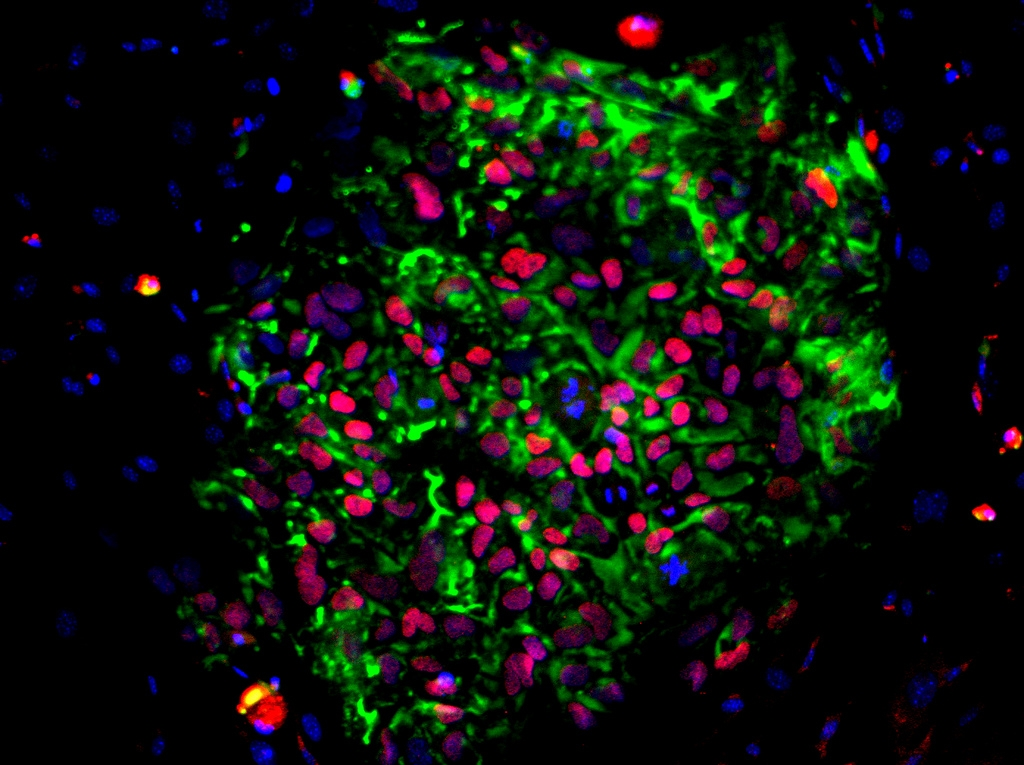
//> input picture magick/images/cells.jpg, 1024 x 765 px, given in place of test.avi, which was not available
$ ./main   (built with g++ and OpenCV 4)
//> lines starting //> are read from the running program, lines starting //| are printed output that depends on the picture; pictures that were not available may be replaced by others from this repository, and a replacement may not be noted
#include <opencv2/opencv.hpp>
#include <iostream>

#include <ctime>
#include <cstdio>
#include <cstdlib>

using namespace cv;

unsigned int randInt(int max) {
  return (std::rand() % max);
}

int randInt(int min, int max) {
  return (std::rand() % (max - min + 1)) + min;
}

struct stroke {
  int xp;
  int yp;
  int vx;
  int vy;
  int radius;

  stroke(unsigned int rows, unsigned int cols, unsigned int minRadius, unsigned int maxRadius)
  : xp(randInt(rows)), yp(randInt(cols)), vx(0), vy(0), radius(randInt(minRadius, maxRadius)) { }

  template <typename Image>
  // [23 lines left out: function getAvg, not called in this run]

  template <typename Image>
  // [21 lines left out: functions setAvg, shift, not called in this run]
};

// [7 lines left out: function initStrokes, not called in this run]

template <typename Image>
// [13 lines left out: function blur, not called in this run]

template <typename Image>
// [8 lines left out: function clearChannel, not called in this run]

template <typename Image>
void modChannel(Image& img, unsigned int channel, unsigned int colors) {
  unsigned int range = 256 / colors;
  MatIterator_<Vec3b> itr = img.template begin<Vec3b>();
  while (itr != img.template end<Vec3b>()) {
    Vec3b& pixel = *itr;
    pixel[channel] -= (pixel[channel] % range);
    ++itr;
  }
}

template <typename Image>
// [9 lines left out: function modChannel2, not called in this run]

void renderLoop(VideoCapture& cap);

void vidCap(const std::string& file) {
  VideoCapture cap(file.c_str());
  if (!cap.isOpened())
    return;

  renderLoop(cap);
}

// [7 lines left out: function vidCap, not called in this run]


void renderLoop(VideoCapture& cap) {
  Mat edges;
  namedWindow("edges",CV_WINDOW_KEEPRATIO);
  for(;;)
  {
    Mat frame;
    cap >> frame; // get a new frame from camera
//> frame is the input picture: 765 rows x 1024 cols, CV_8UC3; mean B, G, R 11, 20.6, 13.4

    unsigned int colors = 6;
    modChannel(frame, 0, colors);
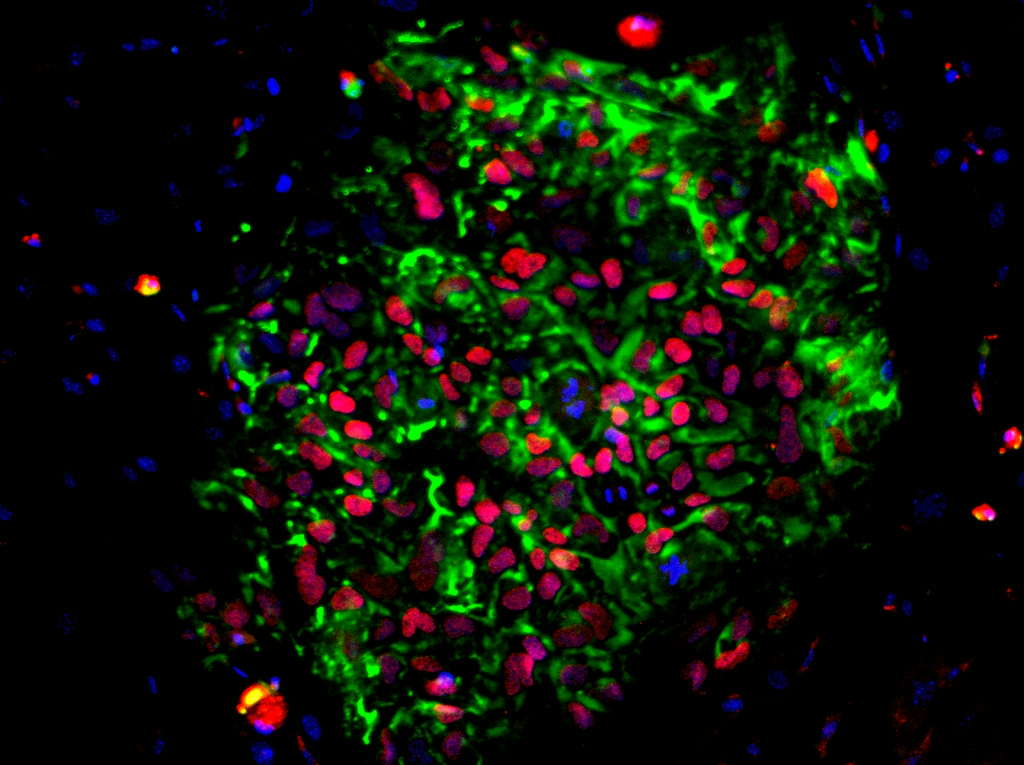
//> frame: 765 rows x 1024 cols, CV_8UC3; mean B, G, R 6.5, 20.6, 13.4
    modChannel(frame, 1, colors);
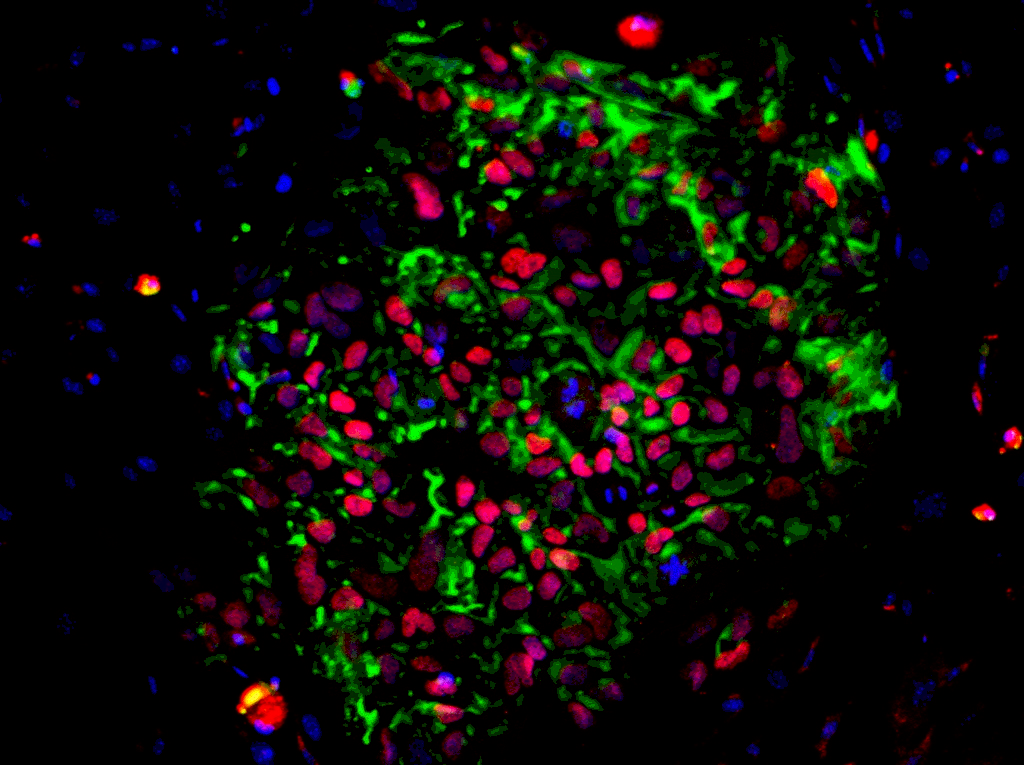
//> frame: 765 rows x 1024 cols, CV_8UC3; mean B, G, R 6.5, 13.8, 13.4
    modChannel(frame, 2, colors);
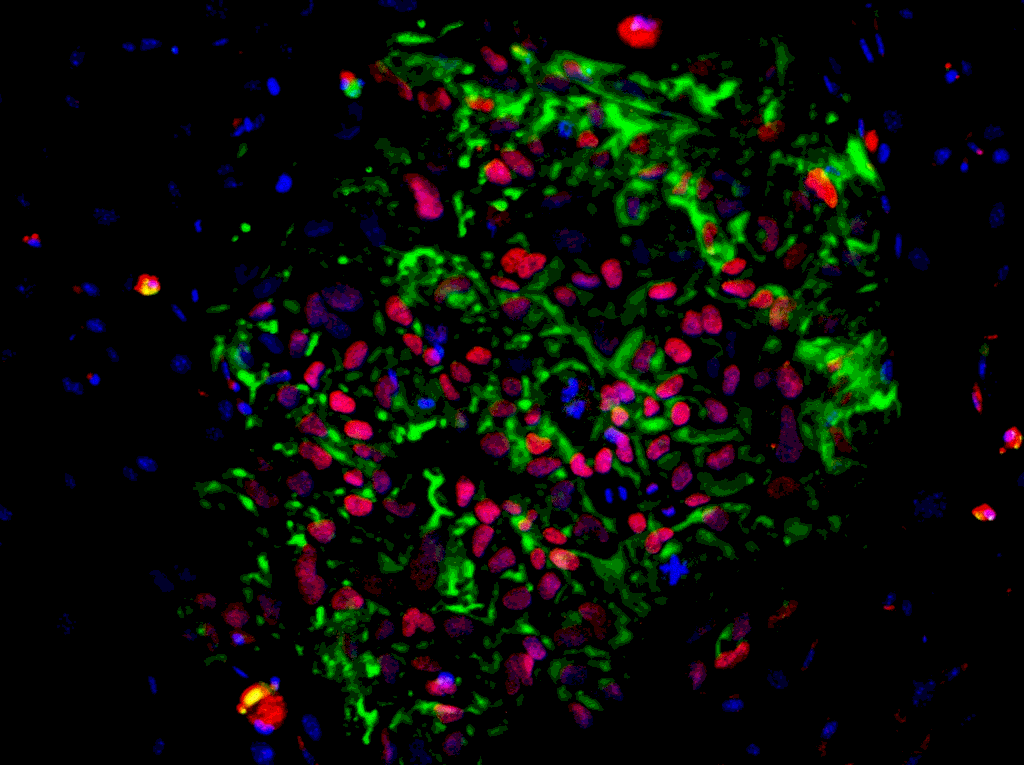
//> frame: 765 rows x 1024 cols, CV_8UC3; mean B, G, R 6.5, 13.8, 9.6
//> (the run ends here: the program stops with an error, at `GaussianBlur(edges, edges, Size(7,7), 2, 2);`)
